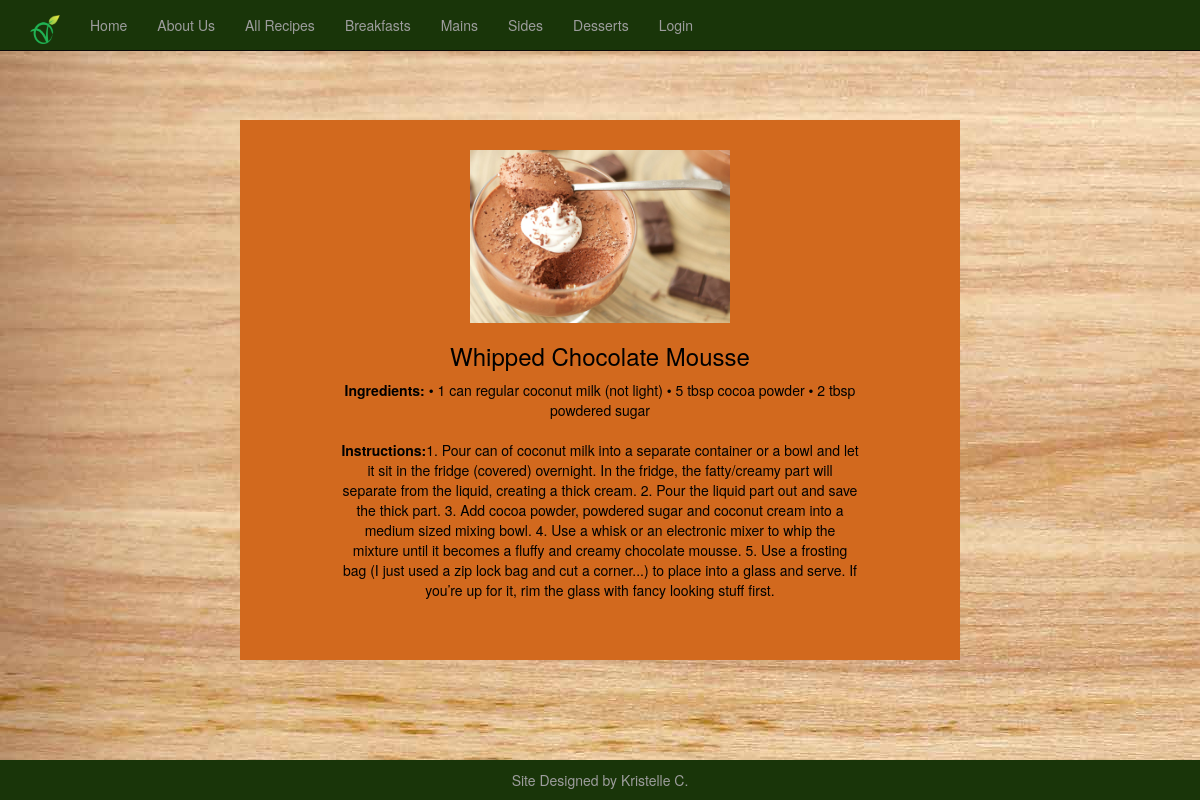
Screenshot of /desserts/mousse with the database file from the repository.
### tables this page shows
CREATE TABLE veganfood(title text NOT NULL, ingredients text NOT NULL, instructions text NOT NULL);

### index.py (the view)
@app.route('/')
@app.route('/desserts')
@app.route('/desserts/mousse')
def mousse():
 g.db = connect_db()
 cur = g.db.execute("select * from veganfood where title='Whipped Chocolate Mousse'")
 veganfood = [dict(title=row[0], ingredients=row[1], instructions=row[2]) for row in cur.fetchall()]
 g.db.close()
 return render_template('mousse.html', veganfood=veganfood), 200

### index.py (called while the page is built)
def connect_db():
 return sqlite3.connect(app.database)

### templates/mousse.html (shortened to what this page needs)
{% extends "base.html" %}
{%block content%}
<div class="row">
  <div class="column" style="background-color:chocolate; color:black;">
	<img src="{{ url_for('static', filename='img/mousse.jpg') }}"/>
    <p> {% for veganfood in veganfood %}
			<h3>{{ veganfood.title }} <br></h3>
			 <strong>Ingredients:</strong>{{ veganfood.ingredients }}<br><br>
			 <strong>Instructions:</strong>{{ veganfood.instructions }}<br>
	    {% endfor %}</p>
  </div>
</div>
<footer>Site Designed by Kristelle C.</footer>
 {% endblock %}

### templates/base.html (style rules this page uses)
.row { margin-right: -15px; margin-left: -15px; margin: 10% 20%; }
.column { width: 100%; padding: 30px 100px 50px; text-align: center; }
.column img { width: 50%; height: auto; }
* { box-sizing: border-box; }

### templates/mousse.html (style rules this page uses)
footer { clear: both; text-align: center; font-size:14px; position:fixed; right: 0; left: 0; padding: 1rem; background-color:#193509; margin-top:20px; bottom:0; color:#9d9d9d; width:100%; }

### rows the page displays
veganfood: title "Whipped Chocolate Mousse", ingredients "• 1 can regular coconut milk (not light) • 5 tbsp cocoa powder • 2 tbsp powdered sugar", instructions "1. Pour can of coconut milk into a separate container or a bowl and let it sit in the fridge (covered) overnight. In the fridge, the fatty/creamy part will separate from the liquid, creating a thick cream. 2. Pour the liquid part out and save the thick part. 3. Add cocoa powder, powdered sugar and coconut cream into a medium sized mixing bowl. 4. Use a whisk or an electronic mixer to whip the mixture until it becomes a fluffy and creamy chocolate mousse. 5. Use a frosting bag (I just used a zip lock bag and cut a corner...) to place into a glass and serve. If you’re up for it, rim the glass with fancy looking stuff first."
